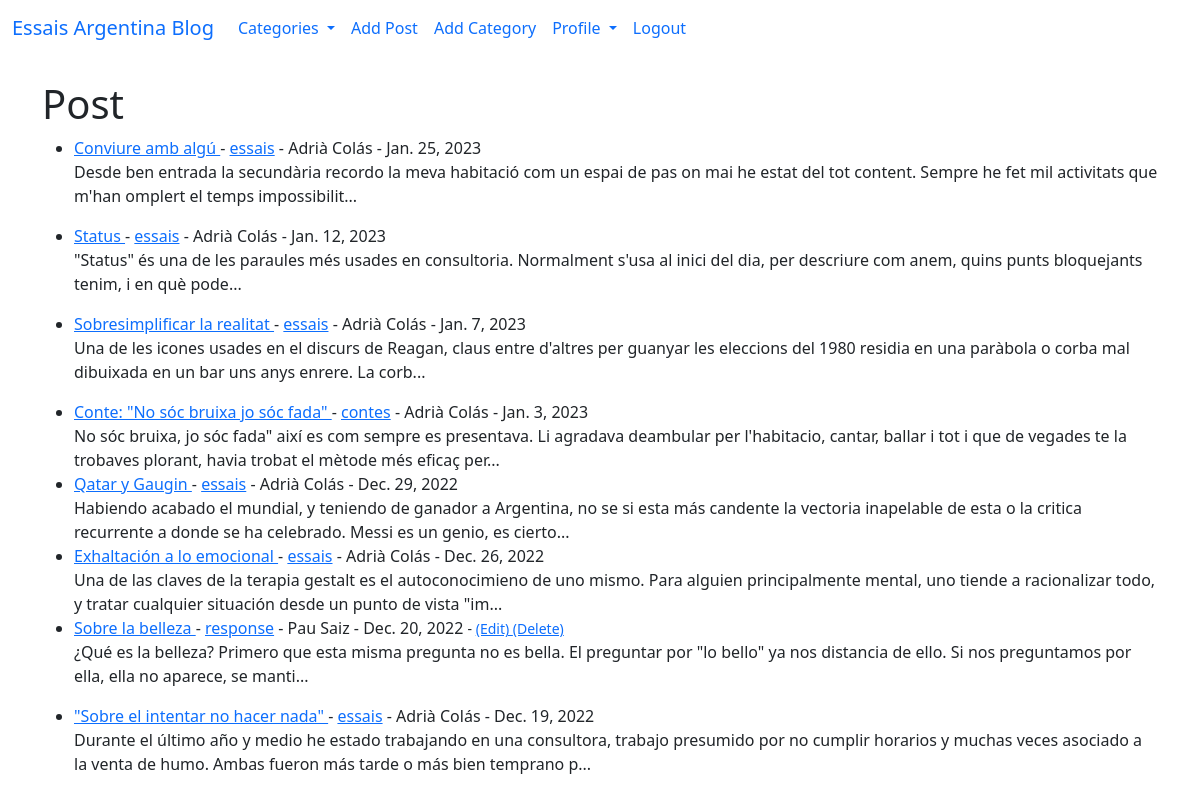
Screenshot of / (signed in) with the database file from the repository.
### theblog/models.py (models this page shows, shortened)
class Post(models.Model):
    title = models.CharField(max_length=255)
    header_image = models.ImageField(null=True, blank=True, upload_to = "images/")
    title_tag = models.CharField(max_length=255)
    author = models.ForeignKey(User, on_delete=models.CASCADE)
    body = RichTextField(blank=True, null=True)
    post_date = models.DateField(auto_now_add=True)
    first_post_date = models.DateField(default = date.today())
    category = models.CharField(max_length= 255, default='uncategorized')
    snippet = models.CharField(max_length= 255)
    likes = models.ManyToManyField(User, related_name = 'blog_posts')

### theblog/views.py (the view)
# urls.py: path('', HomeView.as_view(), name="home"),
class HomeView(ListView):
    model = Post
    template_name = 'home.html'
    ordering = ['-first_post_date']
    def get_context_data(self, *args, **kwargs):
        cat_menu = Category.objects.all()
        context = super(HomeView, self).get_context_data(*args, **kwargs)
        context["cat_menu"] = cat_menu
        return context

### theblog/models.py (called while the page is built)
    def __str__(self):
        return self.name

### theblog/templates/home.html
{% extends 'base.html' %}
{% block content %}
<h1>Post</h1>
<ul>
    {% for post in object_list %}
    <li><a href="{% url 'article-detail' post.pk %}"> {{ post.title }} </a>
        - <a href="{% url 'category' post.category|slugify%}">{{ post.category }}</a>
        - {{ post.author.first_name }}
        {{post.author.last_name}} -
        {{post.first_post_date}}
        <small>
        {% if user.is_authenticated %}
            {% if user.id == post.author.id or user.id == 1 %}
                -
                <a href="{% url 'update_post' post.pk %}">(Edit) </a>
                <a href="{% url 'delete_post' post.pk %}">(Delete) </a>
            {% endif %}
        {% endif %}
        </small> <br/>
        {{ post.body|slice:"200"| safe}}...
    </li>
    {% endfor %}
</ul>
{% endblock %}

### rows the page displays
Post: title "Conviure amb algú", category "essais", author.first_name "Adrià", author.last_name "Colás", first_post_date "Jan. 25, 2023", body "Desde ben entrada la secundària recordo la meva habitació com un espai de pas on mai he estat del tot content. Sempre he fet mil activitats que m'han omplert el temps impossibilit"
Post: title "Status", category "essais", author.first_name "Adrià", author.last_name "Colás", first_post_date "Jan. 12, 2023", body "\"Status\" és una de les paraules més usades en consultoria. Normalment s'usa al inici del dia, per descriure com anem, quins punts bloquejants tenim, i en què pode"
Post: title "Sobresimplificar la realitat", category "essais", author.first_name "Adrià", author.last_name "Colás", first_post_date "Jan. 7, 2023", body "Una de les icones usades en el discurs de Reagan, claus entre d'altres per guanyar les eleccions del 1980 residia en una paràbola o corba mal dibuixada en un bar uns anys enrere. La corb"
Post: title "Conte: \"No sóc bruixa jo sóc fada\"", category "contes", author.first_name "Adrià", author.last_name "Colás", first_post_date "Jan. 3, 2023", body "No sóc bruixa, jo sóc fada\" així es com sempre es presentava. Li agradava deambular per l'habitacio, cantar, ballar i tot i que de vegades te la trobaves plorant, havia trobat el mètode més eficaç per"
Post: title "Qatar y Gaugin", category "essais", author.first_name "Adrià", author.last_name "Colás", first_post_date "Dec. 29, 2022", body "Habiendo acabado el mundial, y teniendo de ganador a Argentina, no se si esta más candente la vectoria inapelable de esta o la critica recurrente a donde se ha celebrado. Messi es un genio, es cierto"
Post: title "Exhaltación a lo emocional", category "essais", author.first_name "Adrià", author.last_name "Colás", first_post_date "Dec. 26, 2022", body "Una de las claves de la terapia gestalt es el autoconocimieno de uno mismo. Para alguien principalmente mental, uno tiende a racionalizar todo, y tratar cualquier situación desde un punto de vista \"im"
Post: title "Sobre la belleza", category "response", author.first_name "Pau", author.last_name "Saiz", first_post_date "Dec. 20, 2022", shows "(Edit)", body "¿Qué es la belleza? Primero que esta misma pregunta no es bella. El preguntar por \"lo bello\" ya nos distancia de ello. Si nos preguntamos por ella, ella no aparece, se manti"
Post: title "\"Sobre el intentar no hacer nada\"", category "essais", author.first_name "Adrià", author.last_name "Colás", first_post_date "Dec. 19, 2022", body "Durante el último año y medio he estado trabajando en una consultora, trabajo presumido por no cumplir horarios y muchas veces asociado a la venta de humo. Ambas fueron más tarde o más bien temprano p"
